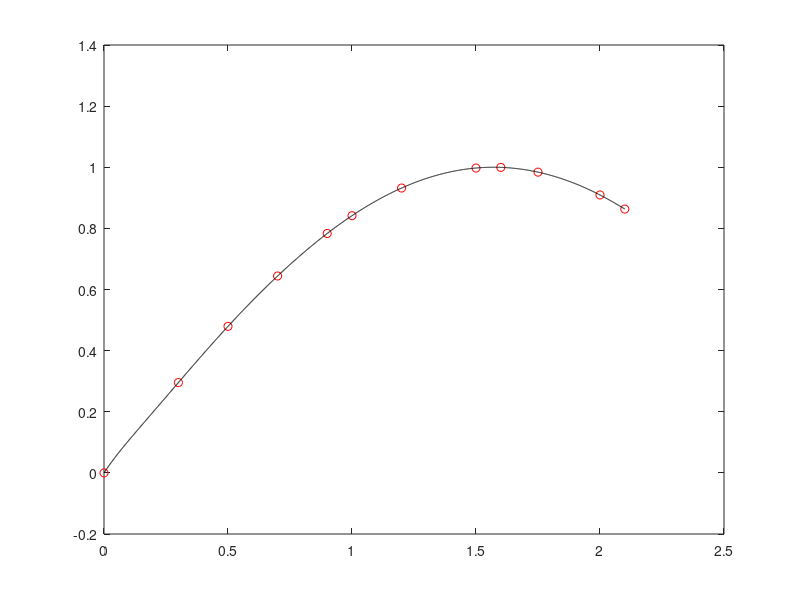

This figure's MATLAB source:
x = [0.00 0.30 0.50 0.70 0.90 1.00 1.20 1.50 1.60 1.75 2.00 2.10];
f = [0.0000 0.2955 0.4794 0.6442 0.7833 0.8415 0.9320 0.9975 0.9996 0.9840 0.9093 0.8632];

p11 = polyfit(x,f,11);

xx = 0.00:0.001:2.10;       %   listar todos os pontos possíveis;
ff = polyval(p11,xx);       %   descobrir os valores de f para cada valor de x;

plot(x,f,'or',xx,ff,'k');   %   desenhar o gráfico, onde 'or' indica que são bolas vermelhas(RED);
